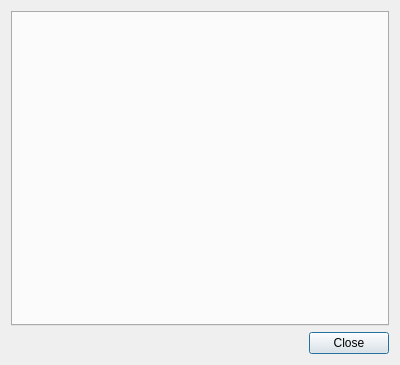
<?xml version="1.0" encoding="UTF-8"?>
<ui version="4.0">
 <class>api_selector</class>
 <widget class="QDialog" name="api_selector">
  <property name="geometry">
   <rect>
    <x>0</x>
    <y>0</y>
    <width>400</width>
    <height>365</height>
   </rect>
  </property>
  <property name="windowTitle">
   <string>Selector</string>
  </property>
  <layout class="QGridLayout" name="gridLayout">
   <item row="1" column="1">
    <widget class="QPushButton" name="btn_close">
     <property name="text">
      <string>Close</string>
     </property>
    </widget>
   </item>
   <item row="1" column="0">
    <spacer name="horizontalSpacer">
     <property name="orientation">
      <enum>Qt::Horizontal</enum>
     </property>
     <property name="sizeHint" stdset="0">
      <size>
       <width>40</width>
       <height>20</height>
      </size>
     </property>
    </spacer>
   </item>
   <item row="0" column="0" colspan="2">
    <widget class="QTabWidget" name="main_tab">
     <property name="currentIndex">
      <number>-1</number>
     </property>
    </widget>
   </item>
  </layout>
 </widget>
 <resources/>
 <connections/>
</ui>
